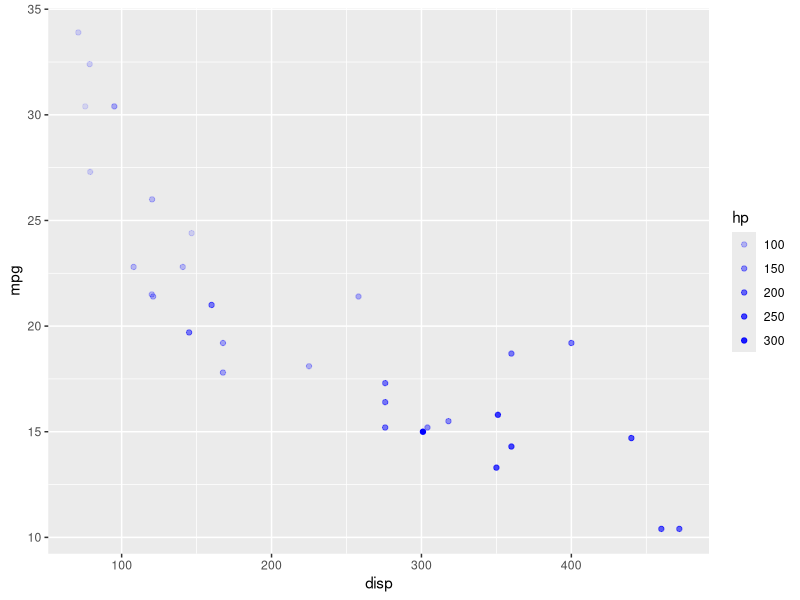
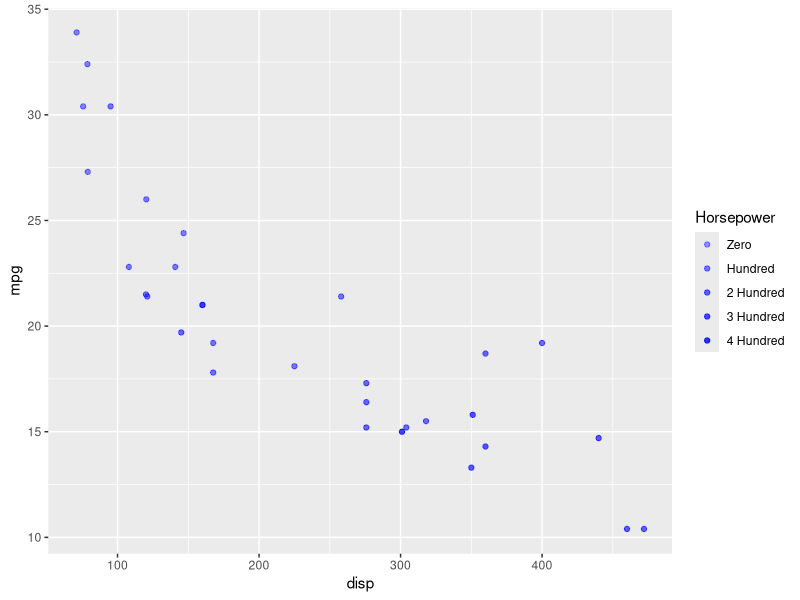
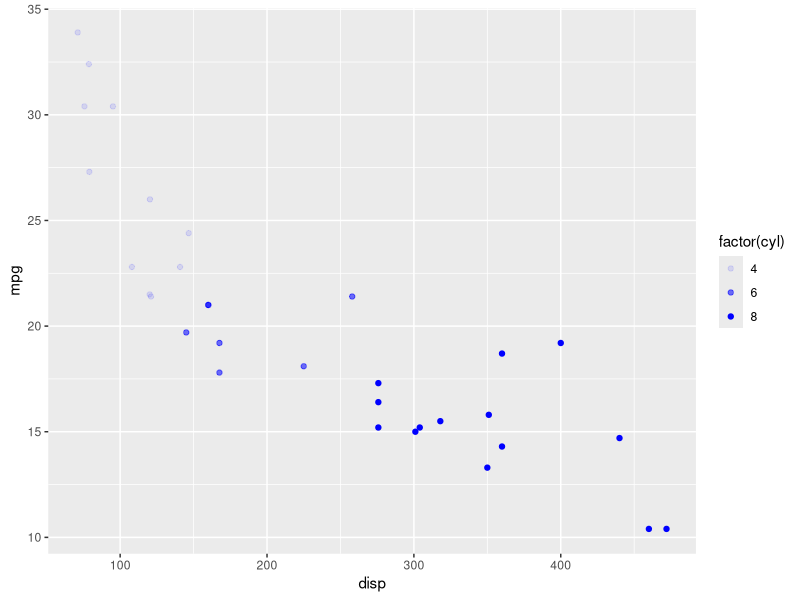
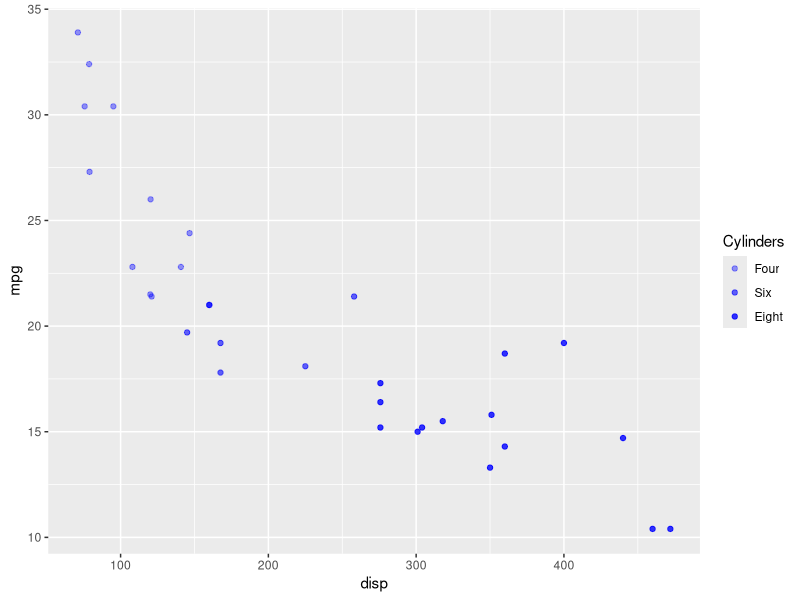
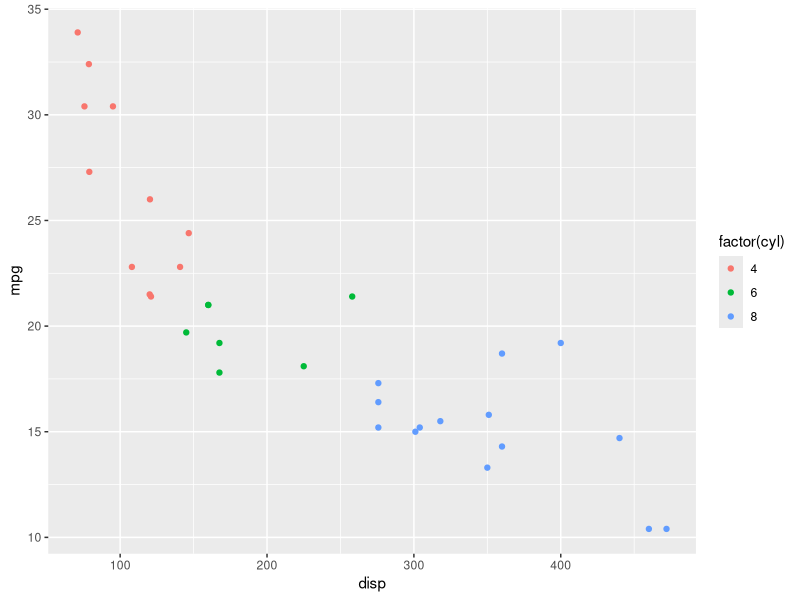
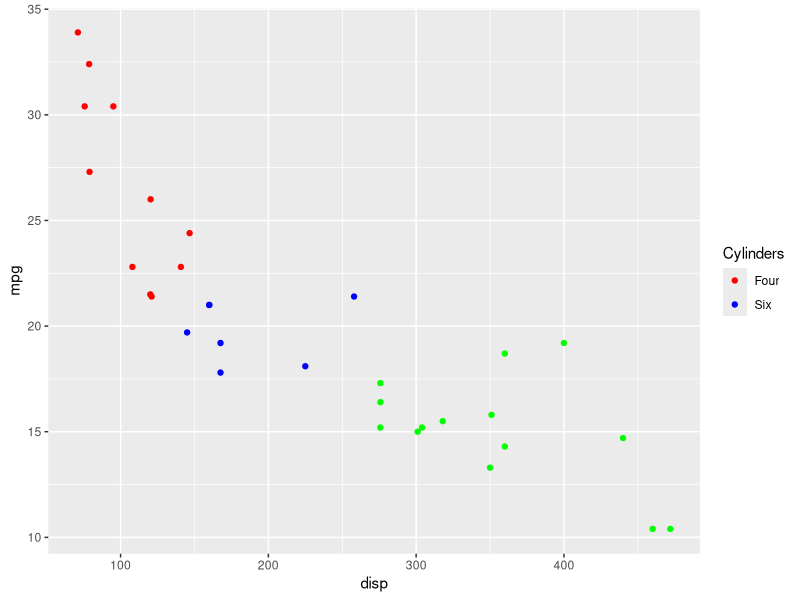
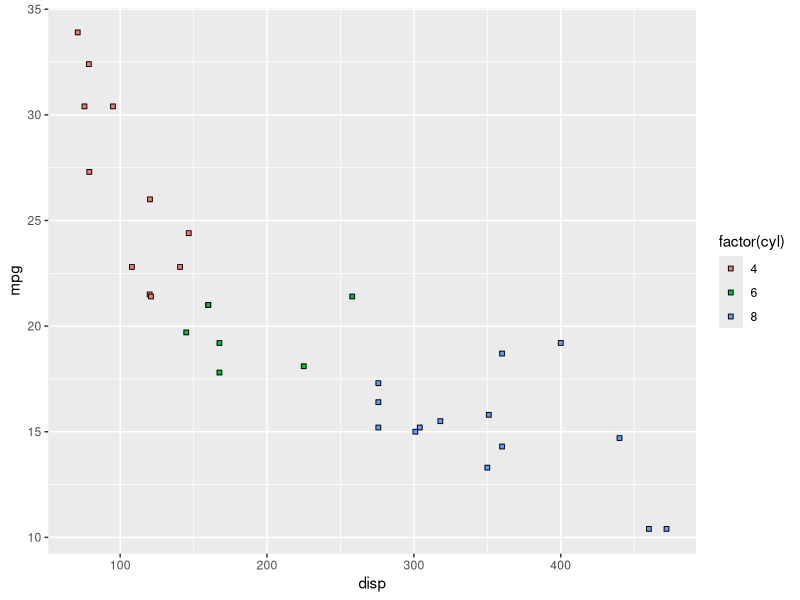
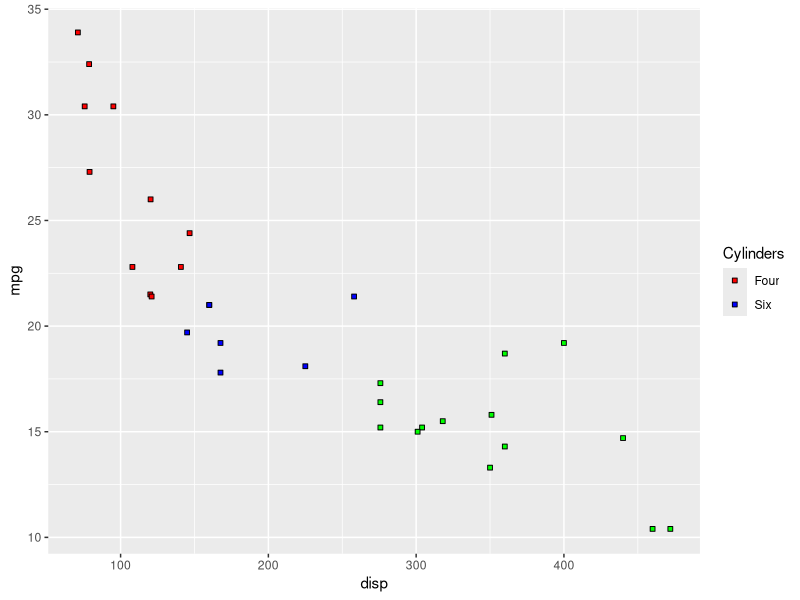

Reproduce these figures in R, in order.
## ---- chunk 1
library(ggplot2)
library(dplyr)
library(tidyr)
## ---- chunk 2
ggplot(mtcars) +
  geom_point(aes(disp, mpg, alpha = hp), color = 'blue')
## ---- chunk 3
ggplot(mtcars) +
  geom_point(aes(disp, mpg, alpha = hp), color = 'blue') +
  scale_alpha_continuous("Horsepower",
                         breaks = c(0, 100, 200, 300, 400),
                         limits = c(0, 400),
                         labels = c("Zero", "Hundred", "2 Hundred", 
                                    "3 Hundred", "4 Hundred"),
                         range = c(0.4, 0.8))
## ---- chunk 4
ggplot(mtcars) +
  geom_point(aes(disp, mpg, alpha = factor(cyl)), color = 'blue')
## ---- chunk 5
ggplot(mtcars) +
  geom_point(aes(disp, mpg, alpha = factor(cyl)), color = 'blue') +
  scale_alpha_discrete(name = "Cylinders",
                       breaks = c("4", "6", "8"),
                       labels = c("Four", "Six", "Eight"),
                       range = c(0.4, 0.8))
## ---- chunk 6
ggplot(mtcars) +
  geom_point(aes(disp, mpg, color = factor(cyl)))
## ---- chunk 7
ggplot(mtcars) +
  geom_point(aes(disp, mpg, color = factor(cyl))) +
  scale_color_manual(name = "Cylinders",
                     values = c("red", "blue", "green"),
                     labels = c('Four', 'Six', 'Eight'),
                     limits = c(4, 6, 8),
                     breaks = c(4, 6, 8),
                     guide = "legend")
## ---- chunk 8
ggplot(mtcars) +
  geom_point(aes(disp, mpg, fill = factor(cyl)), shape = 22)
## ---- chunk 9
ggplot(mtcars) +
  geom_point(aes(disp, mpg, fill = factor(cyl)), shape = 22) +
  scale_fill_manual(name = "Cylinders",
                     values = c("red", "blue", "green"),
                     labels = c('Four', 'Six', 'Eight'),
                     limits = c(4, 6, 8),
                     breaks = c(4, 6, 8),
                     guide = "legend")
## ---- chunk 10
ggplot(mtcars) +
  geom_point(aes(disp, mpg, shape = factor(cyl)))
## ---- chunk 11
ggplot(mtcars) +
  geom_point(aes(disp, mpg, shape = factor(cyl))) +
  scale_shape_manual(name = "Cylinders",
                    values = c(4, 12, 24),
                    labels = c('Four', 'Six', 'Eight'),
                    limits = c(4, 6, 8),
                    breaks = c(4, 6, 8),
                    guide = "legend")
## ---- chunk 12
ggplot(mtcars) +
  geom_point(aes(disp, mpg, size = hp))
## ---- chunk 13
ggplot(mtcars) +
  geom_point(aes(disp, mpg, size = hp)) +
  scale_size_continuous(name = "Horsepower",
                        range = c(3, 6),
                        limits = c(0, 400),
                        breaks = c(100, 200, 300, 400),
                        labels = c("Hundred", "2 Hundred",
                                   "3 Hundred", "4 Hundred"))
## ---- chunk 14
ggplot(mtcars) +
  geom_point(aes(disp, mpg, alpha = factor(cyl)), color = 'blue')
## ---- chunk 15
ggplot(mtcars) +
  geom_point(aes(disp, mpg, alpha = factor(cyl)), color = 'blue') +
  scale_alpha_manual(name = "Cylinders",
                     values = c(0.4, 0.6, 0.8),
                     labels = c('Four', 'Six', 'Eight'),
                     limits = c(4, 6, 8),
                     breaks = c(4, 6, 8),
                     guide = "legend")
## ---- chunk 16
ggplot(mtcars) +
  geom_point(aes(disp, mpg, shape = factor(cyl))) +
  scale_shape()
## ---- chunk 17
ggplot(mtcars) +
  geom_point(aes(disp, mpg, shape = factor(cyl))) +
  scale_shape(solid = FALSE,
              name = 'Cylinders',
              labels = c('Four', 'Six', 'Eight'),
              limits = c(4, 6, 8),
              breaks = c(4, 6, 8))
## ---- chunk 18
ggplot(mtcars) +
  geom_point(aes(disp, mpg, size = hp))

## ---- chunk 19
ggplot(mtcars) +
  geom_point(aes(disp, mpg, size = hp)) +
  scale_size(name = "Horsepower")
